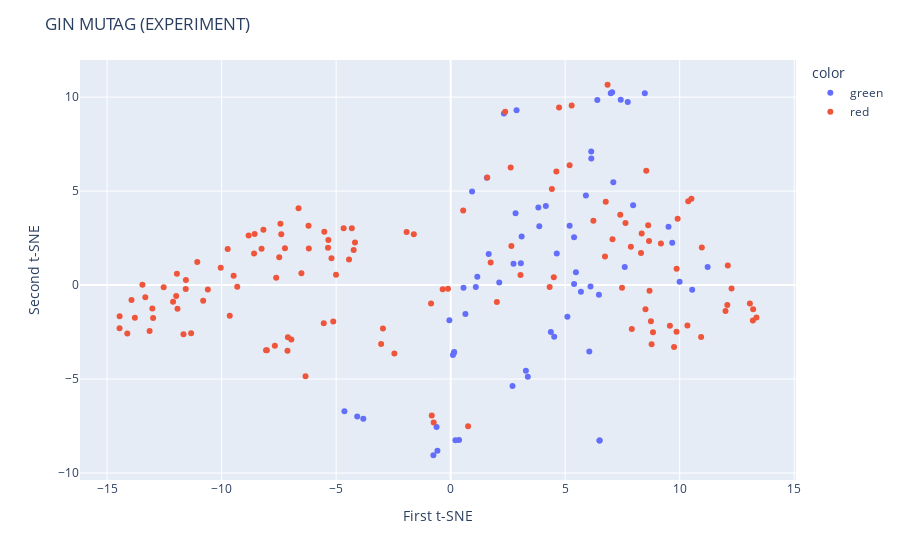

Notebook code for this chart:
### Code cell
tsne = TSNE(n_components=2, random_state=42)
X_tsne = tsne.fit_transform(np.array(expe_embs))
fig = px.scatter(x=X_tsne[:, 0], y=X_tsne[:, 1], color=['red' if label else 'green' for label in ys])
fig.update_layout(
    title="GIN MUTAG (EXPERIMENT)",
    xaxis_title="First t-SNE",
    yaxis_title="Second t-SNE",
)
fig.show()
